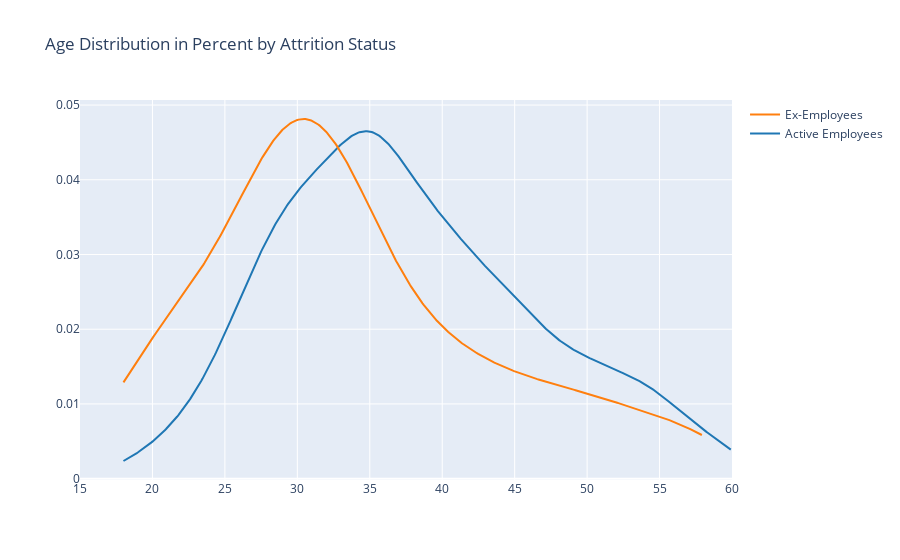

Notebook cell for this chart:
### Markdown cell above
> Let's create a kernel density estimation (KDE) plot colored by the value of the target. A kernel density estimation (KDE) is a non-parametric way to estimate the probability density function of a random variable.

### Code cell
# Add histogram data
x1 = df_HR.loc[df_HR['Attrition'] == 'No', 'Age']
x2 = df_HR.loc[df_HR['Attrition'] == 'Yes', 'Age']
# Group data together
hist_data = [x1, x2]
group_labels = ['Active Employees', 'Ex-Employees']
# Create distplot with custom bin_size
fig = ff.create_distplot(hist_data, group_labels,
                         curve_type='kde', show_hist=False, show_rug=False)
# Add title
fig['layout'].update(title='Age Distribution in Percent by Attrition Status')
fig['layout'].update(xaxis=dict(range=[15, 60], dtick=5))
# Plot
py.iplot(fig, filename='Distplot with Multiple Datasets')

### Figure 1 — Plotly figure (JSON) as saved in the notebook; plotly's stock layout.template omitted (floating-point values rounded to 4 significant figures; data arrays with more than 128 entries replaced by an {"elided": "..."} marker saying what was removed)
{"data": [{"legendgroup": "Active Employees", "marker": {"color": "rgb(31, 119, 180)"}, "mode": "lines", "name": "Active Employees", "showlegend": true, "type": "scatter", "x": {"elided": "500 float values"}, "xaxis": "x", "y": {"elided": "500 float values"}, "yaxis": "y"}, {"legendgroup": "Ex-Employees", "marker": {"color": "rgb(255, 127, 14)"}, "mode": "lines", "name": "Ex-Employees", "showlegend": true, "type": "scatter", "x": {"elided": "500 float values"}, "xaxis": "x", "y": {"elided": "500 float values"}, "yaxis": "y"}], "layout": {"barmode": "overlay", "hovermode": "closest", "legend": {"traceorder": "reversed"}, "title": {"text": "Age Distribution in Percent by Attrition Status"}, "xaxis": {"anchor": "y2", "domain": [0, 1], "dtick": 5, "range": [15, 60], "zeroline": false}, "yaxis": {"anchor": "free", "domain": [0, 1], "position": 0}}}
